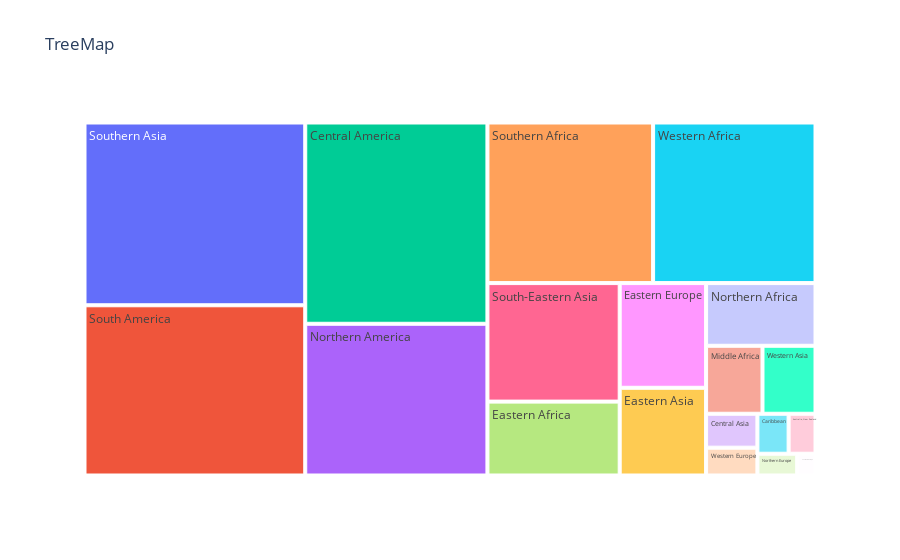

Notebook code cell kept with this figure:
### Code cell
fig = px.treemap(df9 , path = ["Category"], values = "Values" , title = "TreeMap")
fig.update_traces(hovertemplate = "Category : %{label}<br>Value:%{value}")
fig.show()

### Figure 1 — Plotly figure (JSON) as saved in the notebook; plotly's stock layout.template omitted (floating-point values rounded to 4 significant figures)
{"data": [{"branchvalues": "total", "domain": {"x": [0, 1], "y": [0, 1]}, "hovertemplate": "Category : %{label}<br>Value:%{value}", "ids": ["Australia, New Zealand", "Caribbean", "Central America", "Central Asia", "Eastern Africa", "Eastern Asia", "Eastern Europe", "Middle Africa", "Northern Africa", "Northern America", "Northern Europe", "South America", "South-Eastern Asia", "Southern Africa", "Southern Asia", "Southern Europe", "Western Africa", "Western Asia", "Western Europe"], "labels": ["Australia, New Zealand", "Caribbean", "Central America", "Central Asia", "Eastern Africa", "Eastern Asia", "Eastern Europe", "Middle Africa", "Northern Africa", "Northern America", "Northern Europe", "South America", "South-Eastern Asia", "Southern Africa", "Southern Asia", "Southern Europe", "Western Africa", "Western Asia", "Western Europe"], "name": "", "parents": ["", "", "", "", "", "", "", "", "", "", "", "", "", "", "", "", "", "", ""], "type": "treemap", "values": [173.5, 201.5, 5921.0, 281.2, 1578.0, 1223.0, 1460.0, 619.2, 1108.0, 4463.0, 139.8, 6067.0, 2531.0, 4296.0, 6515.0, 64.29, 4211.0, 581.9, 230.6]}], "layout": {"legend": {"tracegroupgap": 0}, "title": {"text": "TreeMap"}}}
